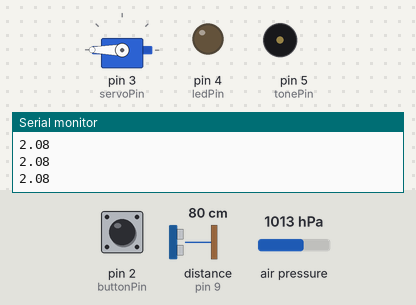
Recording of a sketch running on a simulated Arduino Uno, built with avr-gcc and run on an emulated ATmega328P. Parts: servo, output pins drawn as LEDs (lit = HIGH), buzzer (waves = sounding), the last lines printed to the serial monitor. Dashed ring = blinking. Inputs (shaded band) come from the test bench; at power-on: pin 2 (buttonPin) HIGH, air pressure 1013 hPa, distance to the obstacle (sensor on pin 9) 80 cm. The echo pulse lasts 58.3 µs per cm; pins used as bus, display or sensor lines are not drawn.

Above: at 8.4 s.
8.5 s: pin 2 (buttonPin) pulled LOW for 0.15 s
At 8.6 s:
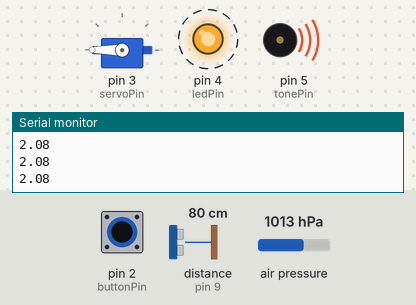
11.5 s: air pressure set to 984 hPa
13.0 s: air pressure set to 981 hPa
At 19.3 s:
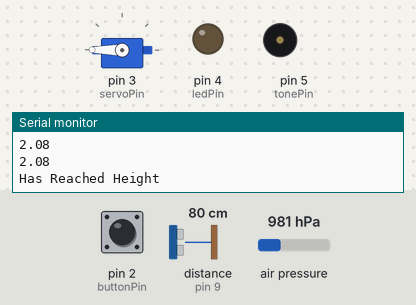
Timing chart, 0 to 24.9 s (numbered marks = the images above; inputs shaded):
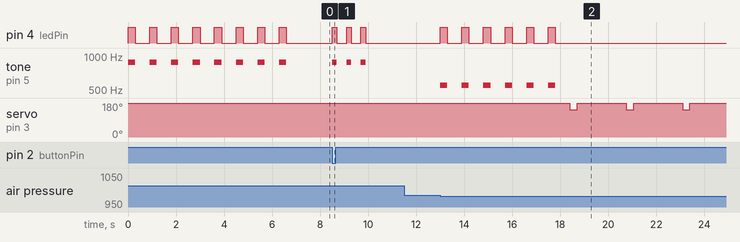

Measured:
- the behaviour switches between 983 and 982 hPa on air pressure (found by bisection; images 1 and 2)
- after the input at 8.5 s, pin 4 (ledPin): alternates HIGH for 0.20 s and LOW for 0.40 s, 6 changes in all, then stays LOW, starting at once; tone on pin 5 (tonePin): alternates 880 Hz for 0.20 s and silent for 0.40 s, 6 changes in all, then stays silent, starting at once
- after the input at 11.5 s, every drawn part: stays the same
- after the input at 13.0 s, pin 4 (ledPin): alternates HIGH for 0.30 s and LOW for 0.60 s, 12 changes in all, then stays LOW, starting at once; tone on pin 5 (tonePin): alternates 550 Hz for 0.30 s and silent for 0.60 s, 12 changes in all, then stays silent, starting at once

The sketch:

AerialEngineering.ino
```cpp
#include <Adafruit_BMP183.h>
#include <Servo.h>
#include "Wire.h"

#define buttonPin 2
#define servoPin 3
#define ledPin 4
#define tonePin 5	//Pin for sound control
#define csPin 10
#define echoPin 9		//Pin for sound inmput
#define triggerPin 8	//Pin for sound output

Servo cameraServo;
Adafruit_BMP183 bmp = Adafruit_BMP183(csPin);

long wait = 9000;
int initialPressure = 0;
int distance;
int msPerCm = 58;
int limitDiff;

// INFO: For every day update the sea level pressure from: http://w1.weather.gov/obhistory/KLUK.html
double seaLevelPressure = 1015.7;

void setup(void)
{
	Serial.begin(9600);
	bmp.begin();
	pinMode(servoPin, OUTPUT);
	pinMode(ledPin, OUTPUT);
	pinMode(buttonPin, INPUT_PULLUP);

	pinMode(triggerPin, OUTPUT);
	pinMode(echoPin, INPUT);

	cameraServo.attach(servoPin);
	cameraServo.write(180);

	signalRepeat(8, 300);
}

void loop()
{
	bool isOn = false;

	if (digitalRead(buttonPin) == LOW)
	{
		isOn = true;
		signalRepeat(3, 200);

	}

	while (isOn)
	{
		bool hasReachedHeight = false;

		if (bmp.getAltitude(seaLevelPressure) >= 260)
		{
			hasReachedHeight = true;
			signalRepeat(6, 300, 550);
			Serial.println("Has Reached Height");
		}


		while (hasReachedHeight)
		{
			takePhoto(300, 2000);

			if (averageDistance(10) <= 20)
			{
				hasReachedHeight = false;
				delay(1500);
				signalRepeat(10, 300, 1050);
				isOn = false;
				exit(0);
			}
		}


	}
		Serial.println(bmp.getAltitude(seaLevelPressure));
}

// Returns distance per given cm ratio
int getDistance()
{
	unsigned long duration;

	digitalWrite(triggerPin, LOW);
	delayMicroseconds(2);
	digitalWrite(triggerPin, HIGH);
	delayMicroseconds(10);
	digitalWrite(triggerPin, LOW);

	duration = pulseIn(echoPin, HIGH, wait);
	if (duration == 0) return 999;
	else return ((int)duration  / msPerCm);
}

//Return average distance per amount of times
int averageDistance(int times)
{
	for (int i = 0; i < times; i++)
	{
		int dist;
		dist =+ getDistance();
		if (i == times) {
			i = 0;
			return dist / times;
		}
	}
}

// Take picture, with given delay and cooldown
void takePhoto(int duration, int cooldown)
{
	cameraServo.write(145);
	delay(duration);
	cameraServo.write(180);
	delay(cooldown);
}

//Repeat signal given times per given duration
void signalRepeat(int times, int duration)
{
	for (int i = 0; i < times; i++)
	{
		alarm(duration);
		delay(duration);
	}
}

// Repeat signal given times, per given duration, playing given note
void signalRepeat(int times, int duration, int note)
{
	for (int i = 0; i < times; i++)
	{
		alarm(duration, note);
		delay(duration);
	}
}


void alarm(int duration)
{
	digitalWrite(ledPin, HIGH);
	tone(tonePin, 880, duration);
	delay(duration);
	digitalWrite(ledPin, LOW);
	delay(duration);

}

void alarm(int duration, int note)
{
	digitalWrite(ledPin, HIGH);
	tone(tonePin, note, duration);
	delay(duration);
	digitalWrite(ledPin, LOW);
	delay(duration);

}
```
